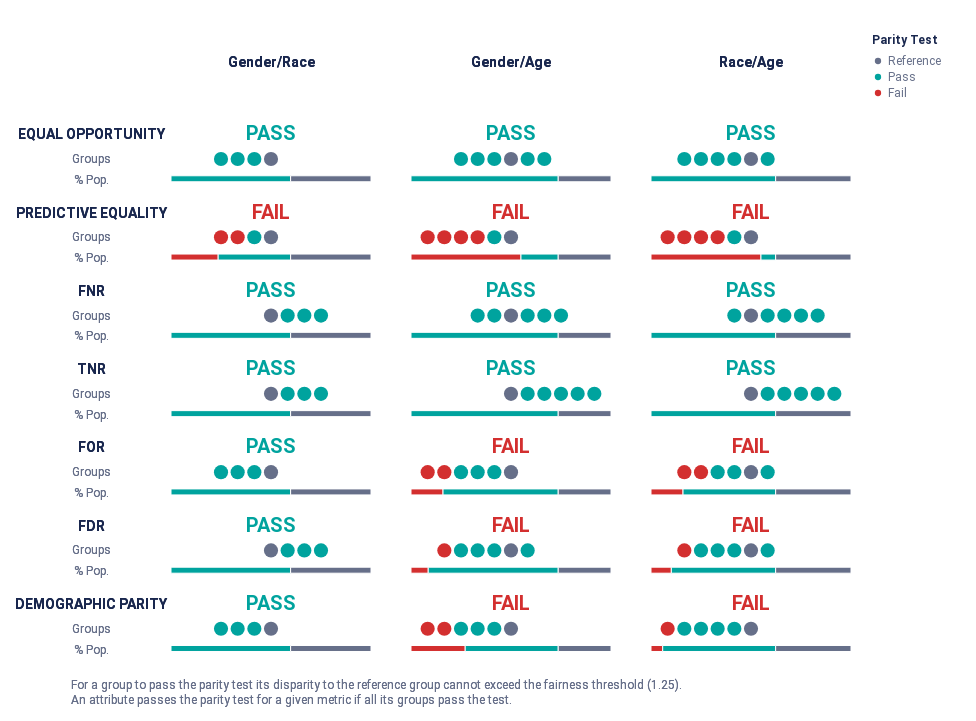
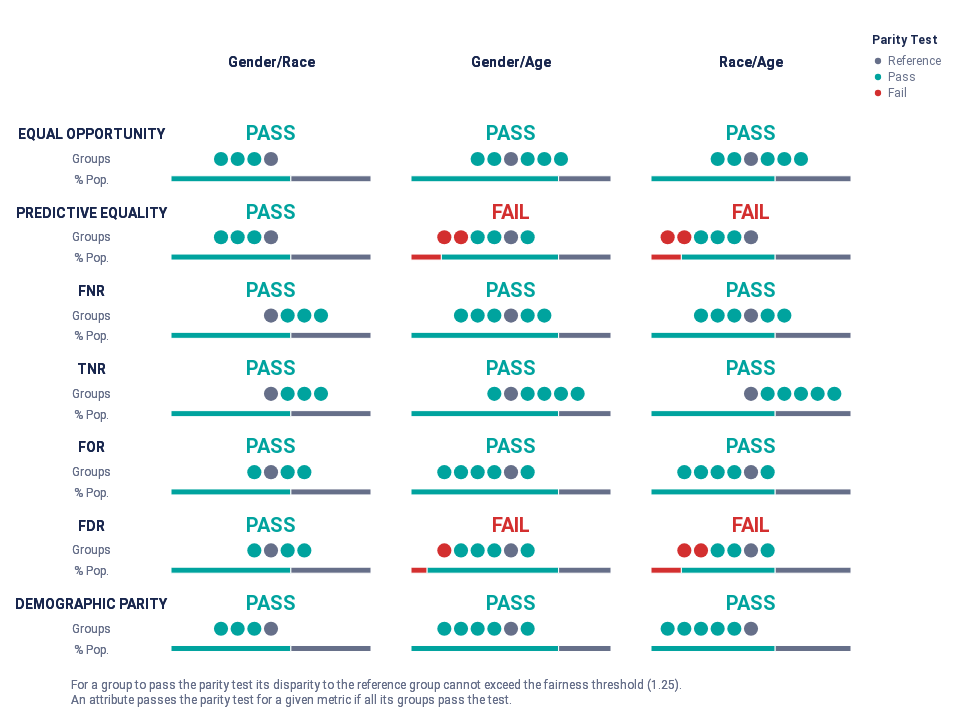

The notebook cell these images were saved under, in order:
### Code cell
''' 
2: Prevalance Sampling: Generates a training sample with controllable balanced prevalence for the groups in dataset, either by undersampling or oversampling.
'''
#transform data
data_to_transform = df_num_int.copy()
data_transformed_ps1 = pre_process_prev_sampling(data_to_transform, "gender/race",target)
data_transformed_ps1["gender/race"] = data_transformed_ps1["gender/race"].astype(int)
data_transformed_ps2 = pre_process_prev_sampling(data_transformed_ps1, "gender/age",target)
data_transformed_ps2["gender/age"] = data_transformed_ps2["gender/age"].astype(int)
data_transformed_ps3= pre_process_prev_sampling(data_transformed_ps2, "race/age",target)
data_transformed_ps3["race/age"] = data_transformed_ps3["race/age"].astype(int)

#train the new dataset
x_test_ps, y_test_ps, y_predicted_dict_ps, metrics_ps_dict = split_and_train(data_transformed_ps3,protected_attributes_int)
df_test_transformed_ps =calc_fairness_report(x_test_ps, y_test_ps, y_predicted_dict_ps["Catboost"],target,protected_attributes_int)

#compare disparities
plot_audit(df_test_int, protected_attributes_int)
plot_audit(df_test_transformed_ps, protected_attributes_int)
